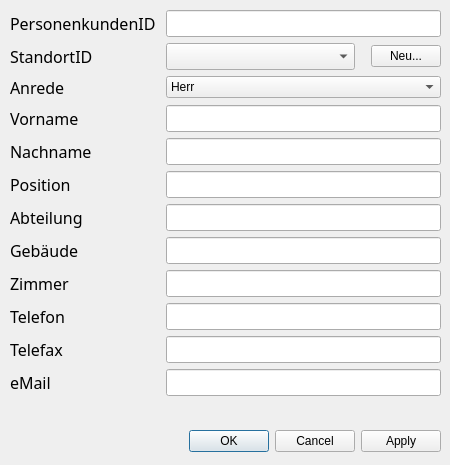
<?xml version="1.0" encoding="UTF-8"?>
<ui version="4.0">
 <class>DBOp_Personenkunde</class>
 <widget class="QDialog" name="DBOp_Personenkunde">
  <property name="geometry">
   <rect>
    <x>0</x>
    <y>0</y>
    <width>450</width>
    <height>465</height>
   </rect>
  </property>
  <property name="windowTitle">
   <string>Personenkunde</string>
  </property>
  <widget class="QWidget" name="layoutWidget">
   <property name="geometry">
    <rect>
     <x>10</x>
     <y>10</y>
     <width>431</width>
     <height>442</height>
    </rect>
   </property>
   <layout class="QVBoxLayout" name="verticalLayout">
    <item>
     <layout class="QFormLayout" name="formLayout">
      <item row="0" column="0">
       <widget class="QLabel" name="labelPersonenkundenID">
        <property name="minimumSize">
         <size>
          <width>150</width>
          <height>0</height>
         </size>
        </property>
        <property name="font">
         <font>
          <family>Sans Serif</family>
          <pointsize>12</pointsize>
         </font>
        </property>
        <property name="text">
         <string>PersonenkundenID</string>
        </property>
       </widget>
      </item>
      <item row="0" column="1">
       <widget class="QLineEdit" name="linePersonenkundenID">
        <property name="minimumSize">
         <size>
          <width>200</width>
          <height>27</height>
         </size>
        </property>
       </widget>
      </item>
      <item row="1" column="0">
       <widget class="QLabel" name="labelStandortID">
        <property name="font">
         <font>
          <family>Sans Serif</family>
          <pointsize>12</pointsize>
         </font>
        </property>
        <property name="text">
         <string>StandortID</string>
        </property>
       </widget>
      </item>
      <item row="1" column="1">
       <layout class="QHBoxLayout" name="horizontalLayout">
        <item>
         <widget class="QComboBox" name="comboStandortID">
          <property name="minimumSize">
           <size>
            <width>120</width>
            <height>27</height>
           </size>
          </property>
         </widget>
        </item>
        <item>
         <spacer name="horizontalSpacer">
          <property name="orientation">
           <enum>Qt::Horizontal</enum>
          </property>
          <property name="sizeType">
           <enum>QSizePolicy::Fixed</enum>
          </property>
          <property name="sizeHint" stdset="0">
           <size>
            <width>10</width>
            <height>20</height>
           </size>
          </property>
         </spacer>
        </item>
        <item>
         <widget class="QPushButton" name="pushNeuS">
          <property name="maximumSize">
           <size>
            <width>70</width>
            <height>16777215</height>
           </size>
          </property>
          <property name="text">
           <string>Neu...</string>
          </property>
         </widget>
        </item>
       </layout>
      </item>
      <item row="2" column="0">
       <widget class="QLabel" name="labelAnrede">
        <property name="font">
         <font>
          <family>Sans Serif</family>
          <pointsize>12</pointsize>
         </font>
        </property>
        <property name="text">
         <string>Anrede</string>
        </property>
       </widget>
      </item>
      <item row="2" column="1">
       <widget class="QComboBox" name="comboAnrede">
        <property name="minimumSize">
         <size>
          <width>200</width>
          <height>0</height>
         </size>
        </property>
        <item>
         <property name="text">
          <string>Herr</string>
         </property>
        </item>
        <item>
         <property name="text">
          <string>Frau</string>
         </property>
        </item>
       </widget>
      </item>
      <item row="3" column="0">
       <widget class="QLabel" name="labelVorname">
        <property name="font">
         <font>
          <family>Sans Serif</family>
          <pointsize>12</pointsize>
         </font>
        </property>
        <property name="text">
         <string>Vorname</string>
        </property>
       </widget>
      </item>
      <item row="3" column="1">
       <widget class="QLineEdit" name="lineVorname">
        <property name="minimumSize">
         <size>
          <width>200</width>
          <height>27</height>
         </size>
        </property>
       </widget>
      </item>
      <item row="4" column="0">
       <widget class="QLabel" name="labelNachname">
        <property name="font">
         <font>
          <family>Sans Serif</family>
          <pointsize>12</pointsize>
         </font>
        </property>
        <property name="text">
         <string>Nachname</string>
        </property>
       </widget>
      </item>
      <item row="4" column="1">
       <widget class="QLineEdit" name="lineNachname">
        <property name="minimumSize">
         <size>
          <width>200</width>
          <height>27</height>
         </size>
        </property>
       </widget>
      </item>
      <item row="5" column="0">
       <widget class="QLabel" name="labelPosition">
        <property name="font">
         <font>
          <family>Sans Serif</family>
          <pointsize>12</pointsize>
         </font>
        </property>
        <property name="text">
         <string>Position</string>
        </property>
       </widget>
      </item>
      <item row="5" column="1">
       <widget class="QLineEdit" name="linePosition">
        <property name="minimumSize">
         <size>
          <width>200</width>
          <height>27</height>
         </size>
        </property>
       </widget>
      </item>
      <item row="6" column="0">
       <widget class="QLabel" name="labelAbteilung">
        <property name="font">
         <font>
          <family>Sans Serif</family>
          <pointsize>12</pointsize>
         </font>
        </property>
        <property name="text">
         <string>Abteilung</string>
        </property>
       </widget>
      </item>
      <item row="6" column="1">
       <widget class="QLineEdit" name="lineAbteilung">
        <property name="minimumSize">
         <size>
          <width>200</width>
          <height>27</height>
         </size>
        </property>
       </widget>
      </item>
      <item row="7" column="0">
       <widget class="QLabel" name="labelGebaeude">
        <property name="font">
         <font>
          <family>Sans Serif</family>
          <pointsize>12</pointsize>
         </font>
        </property>
        <property name="text">
         <string>Gebäude</string>
        </property>
       </widget>
      </item>
      <item row="7" column="1">
       <widget class="QLineEdit" name="lineGebaeude">
        <property name="minimumSize">
         <size>
          <width>200</width>
          <height>27</height>
         </size>
        </property>
       </widget>
      </item>
      <item row="8" column="0">
       <widget class="QLabel" name="labelZimmer">
        <property name="font">
         <font>
          <family>Sans Serif</family>
          <pointsize>12</pointsize>
         </font>
        </property>
        <property name="text">
         <string>Zimmer</string>
        </property>
       </widget>
      </item>
      <item row="8" column="1">
       <widget class="QLineEdit" name="lineZimmer">
        <property name="minimumSize">
         <size>
          <width>200</width>
          <height>27</height>
         </size>
        </property>
       </widget>
      </item>
      <item row="9" column="0">
       <widget class="QLabel" name="labelTelefon">
        <property name="font">
         <font>
          <family>Sans Serif</family>
          <pointsize>12</pointsize>
         </font>
        </property>
        <property name="text">
         <string>Telefon</string>
        </property>
       </widget>
      </item>
      <item row="9" column="1">
       <widget class="QLineEdit" name="lineTelefon">
        <property name="minimumSize">
         <size>
          <width>200</width>
          <height>27</height>
         </size>
        </property>
        <property name="text">
         <string/>
        </property>
       </widget>
      </item>
      <item row="10" column="0">
       <widget class="QLabel" name="labelTelefax">
        <property name="font">
         <font>
          <family>Sans Serif</family>
          <pointsize>12</pointsize>
         </font>
        </property>
        <property name="text">
         <string>Telefax</string>
        </property>
       </widget>
      </item>
      <item row="10" column="1">
       <widget class="QLineEdit" name="lineTelefax">
        <property name="minimumSize">
         <size>
          <width>200</width>
          <height>27</height>
         </size>
        </property>
        <property name="text">
         <string/>
        </property>
       </widget>
      </item>
      <item row="11" column="0">
       <widget class="QLabel" name="labelEmail">
        <property name="font">
         <font>
          <family>Sans Serif</family>
          <pointsize>12</pointsize>
         </font>
        </property>
        <property name="text">
         <string>eMail</string>
        </property>
       </widget>
      </item>
      <item row="11" column="1">
       <widget class="QLineEdit" name="lineEmail">
        <property name="minimumSize">
         <size>
          <width>200</width>
          <height>27</height>
         </size>
        </property>
        <property name="text">
         <string/>
        </property>
       </widget>
      </item>
     </layout>
    </item>
    <item>
     <spacer name="verticalSpacer">
      <property name="orientation">
       <enum>Qt::Vertical</enum>
      </property>
      <property name="sizeHint" stdset="0">
       <size>
        <width>20</width>
        <height>40</height>
       </size>
      </property>
     </spacer>
    </item>
    <item>
     <widget class="QDialogButtonBox" name="buttonBox">
      <property name="orientation">
       <enum>Qt::Horizontal</enum>
      </property>
      <property name="standardButtons">
       <set>QDialogButtonBox::Apply|QDialogButtonBox::Cancel|QDialogButtonBox::Ok</set>
      </property>
     </widget>
    </item>
   </layout>
  </widget>
 </widget>
 <resources/>
 <connections>
  <connection>
   <sender>buttonBox</sender>
   <signal>accepted()</signal>
   <receiver>DBOp_Personenkunde</receiver>
   <slot>accept()</slot>
   <hints>
    <hint type="sourcelabel">
     <x>248</x>
     <y>254</y>
    </hint>
    <hint type="destinationlabel">
     <x>157</x>
     <y>274</y>
    </hint>
   </hints>
  </connection>
  <connection>
   <sender>buttonBox</sender>
   <signal>rejected()</signal>
   <receiver>DBOp_Personenkunde</receiver>
   <slot>reject()</slot>
   <hints>
    <hint type="sourcelabel">
     <x>316</x>
     <y>260</y>
    </hint>
    <hint type="destinationlabel">
     <x>286</x>
     <y>274</y>
    </hint>
   </hints>
  </connection>
 </connections>
</ui>
